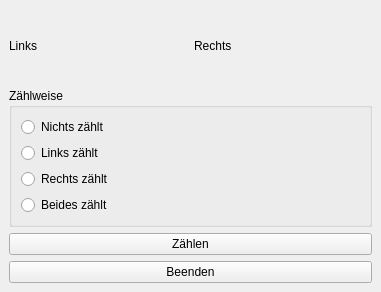
<?xml version="1.0" encoding="UTF-8"?>
<ui version="4.0">
 <class>MainWindow</class>
 <widget class="QMainWindow" name="MainWindow">
  <property name="geometry">
   <rect>
    <x>0</x>
    <y>0</y>
    <width>381</width>
    <height>292</height>
   </rect>
  </property>
  <property name="windowTitle">
   <string>MainWindow</string>
  </property>
  <widget class="QWidget" name="centralwidget">
   <layout class="QVBoxLayout" name="verticalLayout_2">
    <item>
     <layout class="QHBoxLayout" name="horizontalLayout">
      <item>
       <widget class="QLabel" name="leftLabel">
        <property name="text">
         <string>Links</string>
        </property>
       </widget>
      </item>
      <item>
       <widget class="QLabel" name="rightLabel">
        <property name="text">
         <string>Rechts</string>
        </property>
       </widget>
      </item>
     </layout>
    </item>
    <item>
     <widget class="QGroupBox" name="groupBox">
      <property name="title">
       <string>Zählweise</string>
      </property>
      <layout class="QVBoxLayout" name="verticalLayout">
       <item>
        <widget class="QRadioButton" name="nothingRadioButton">
         <property name="text">
          <string>Nichts zählt</string>
         </property>
        </widget>
       </item>
       <item>
        <widget class="QRadioButton" name="leftRadioButton">
         <property name="text">
          <string>Links zählt</string>
         </property>
        </widget>
       </item>
       <item>
        <widget class="QRadioButton" name="rightRadioButton">
         <property name="text">
          <string>Rechts zählt</string>
         </property>
        </widget>
       </item>
       <item>
        <widget class="QRadioButton" name="bothRadioButton">
         <property name="text">
          <string>Beides zählt</string>
         </property>
        </widget>
       </item>
      </layout>
     </widget>
    </item>
    <item>
     <widget class="QPushButton" name="triggerButton">
      <property name="text">
       <string>Zählen</string>
      </property>
     </widget>
    </item>
    <item>
     <widget class="QPushButton" name="exitButton">
      <property name="text">
       <string>Beenden</string>
      </property>
     </widget>
    </item>
   </layout>
  </widget>
 </widget>
 <resources/>
 <connections/>
</ui>
